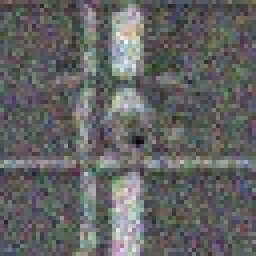
#> input picture Data/Synthetic/noise11/images/syn_5AAP1Z0197B2BA_TDI_D1837G0778_S1_PXL9_PI800_NON_UNKNOWN_NON_PI800_NON_PI800.jpg, 64 x 64 px (shown 4 times larger)
$ python -i preprocess_image.py   (imports and definitions only)
#> lines starting #> are read from the running program, lines starting #| are printed output that depends on the picture
import cv2
import numpy as np
import os
import shutil
import matplotlib.pyplot as plt
from pathlib import Path
from tqdm import tqdm

# ================= 配置区域 =================
INPUT_ROOT = r"./Data/Merged/noise11"         # 输入根目录
OUTPUT_ROOT = r"./Data/Merged/noise11_processed"  # 输出根目录
TARGET_SIZE = (640, 640)              # 目标大小

# 算法参数
CLAHE_CLIP_LIMIT = 2.0
CLAHE_GRID_SIZE = (8, 8)
BILATERAL_D = 9
BILATERAL_SIGMA_COLOR = 75
BILATERAL_SIGMA_SPACE = 75

# 绘图设置
plt.rcParams['font.sans-serif'] = ['SimHei']
plt.rcParams['axes.unicode_minus'] = False

# ================= 核心处理逻辑 =================

def process_image_channels(img_path_str):
    """生成的图片通道顺序：Ch0=原图, Ch1=双边滤波, Ch2=CLAHE"""
    img_gray = cv2.imread(img_path_str, 0)
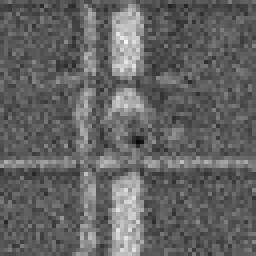
#> img_gray: shape (64, 64) (shown 4 times larger); min 9, max 245, mean 99.4
    if img_gray is None: return None

    # 1. Lanczos 插值放大 (64 -> 640)
    img_upscaled = cv2.resize(img_gray, TARGET_SIZE, interpolation=cv2.INTER_LANCZOS4)
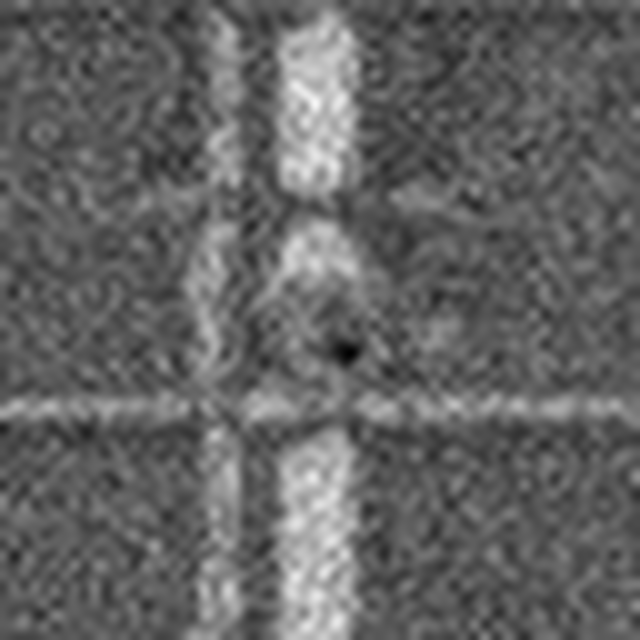
#> img_upscaled: shape (640, 640); min 1, max 247, mean 99.5

    # 2. 构建通道
    # Ch0: 原始放大
    c0 = img_upscaled
    # Ch1: 双边滤波 (降噪保边)
    c1 = cv2.bilateralFilter(img_upscaled, d=BILATERAL_D,
                             sigmaColor=BILATERAL_SIGMA_COLOR,
                             sigmaSpace=BILATERAL_SIGMA_SPACE)
    # Ch2: CLAHE (特征增强)
    clahe = cv2.createCLAHE(clipLimit=CLAHE_CLIP_LIMIT, tileGridSize=CLAHE_GRID_SIZE)
    c2 = clahe.apply(img_upscaled)
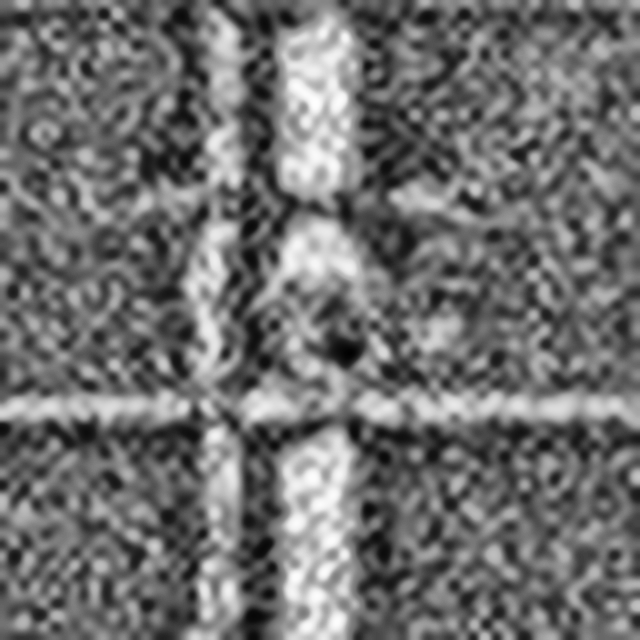
#> c2: shape (640, 640); min 1, max 254, mean 111.8

    # 3. 合并 (注意: OpenCV内存中是 BGR 顺序，对应 c0, c1, c2)
    # 也就是保存后: B通道=c0, G通道=c1, R通道=c2
    merged_img = cv2.merge([c0, c1, c2])
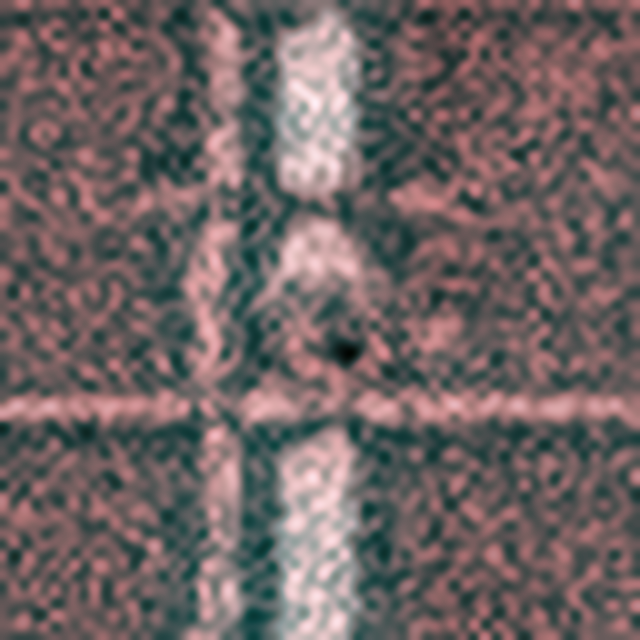
#> merged_img: shape (640, 640, 3); mean of channels 0, 1, 2 99.5, 99.5, 111.8; drawn as B, G, R
    return merged_img

# [145 lines left out: functions process_dataset, visualize_verification, not called in this run]

# ================= 运行入口 =================
# [40 lines not run here, left out]

>>> result = process_image_channels('../../Data/Synthetic/noise11/images/syn_5AAP1Z0197B2BA_TDI_D1837G0778_S1_PXL9_PI800_NON_UNKNOWN_NON_PI800_NON_PI800.jpg')
